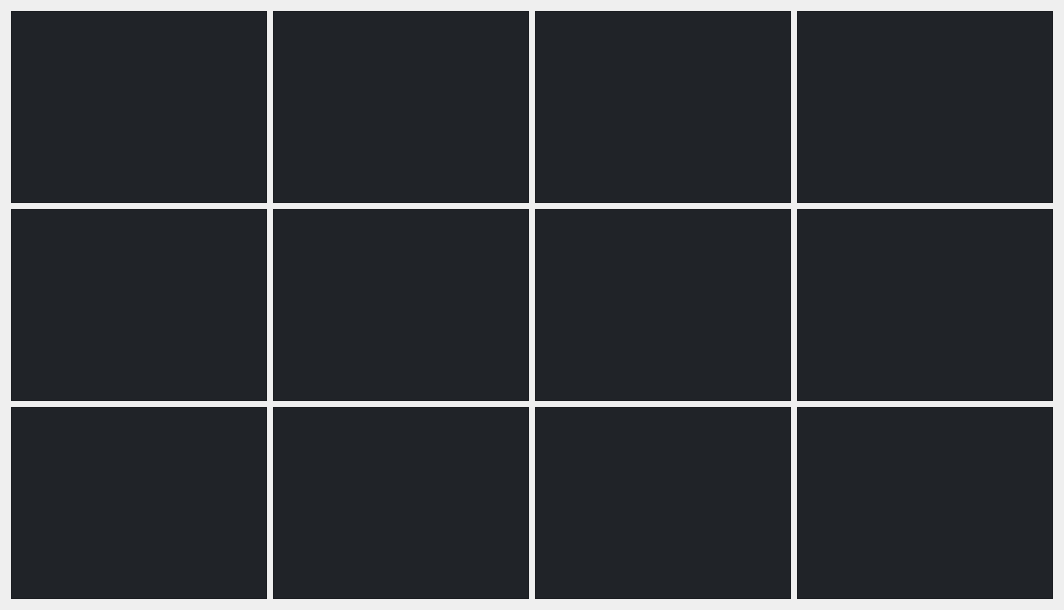
        <widget class="QWidget" name="page_8">
         <layout class="QGridLayout" name="gridLayout_3">
          <item row="2" column="1">
           <widget class="QGraphicsView" name="mimage_18">
            <property name="styleSheet">
             <string notr="true">background-color: #202328;</string>
            </property>
           </widget>
          </item>
          <item row="0" column="3">
           <widget class="QGraphicsView" name="mimage_12">
            <property name="styleSheet">
             <string notr="true">background-color: #202328;</string>
            </property>
           </widget>
          </item>
          <item row="2" column="0">
           <widget class="QGraphicsView" name="mimage_17">
            <property name="styleSheet">
             <string notr="true">background-color: #202328;</string>
            </property>
           </widget>
          </item>
          <item row="1" column="3">
           <widget class="QGraphicsView" name="mimage_16">
            <property name="styleSheet">
             <string notr="true">background-color: #202328;</string>
            </property>
           </widget>
          </item>
          <item row="2" column="3">
           <widget class="QGraphicsView" name="mimage_20">
            <property name="styleSheet">
             <string notr="true">background-color: #202328;</string>
            </property>
           </widget>
          </item>
          <item row="0" column="0">
           <widget class="QGraphicsView" name="mimage_9">
            <property name="styleSheet">
             <string notr="true">background-color: #202328;</string>
            </property>
           </widget>
          </item>
          <item row="1" column="1">
           <widget class="QGraphicsView" name="mimage_14">
            <property name="styleSheet">
             <string notr="true">background-color: #202328;</string>
            </property>
           </widget>
          </item>
          <item row="1" column="2">
           <widget class="QGraphicsView" name="mimage_15">
            <property name="styleSheet">
             <string notr="true">background-color: #202328;</string>
            </property>
           </widget>
          </item>
          <item row="2" column="2">
           <widget class="QGraphicsView" name="mimage_19">
            <property name="styleSheet">
             <string notr="true">background-color: #202328;</string>
            </property>
           </widget>
          </item>
          <item row="0" column="1">
           <widget class="QGraphicsView" name="mimage_10">
            <property name="styleSheet">
             <string notr="true">background-color: #202328;</string>
            </property>
           </widget>
          </item>
          <item row="0" column="2">
           <widget class="QGraphicsView" name="mimage_11">
            <property name="styleSheet">
             <string notr="true">background-color: #202328;</string>
            </property>
           </widget>
          </item>
          <item row="1" column="0">
           <widget class="QGraphicsView" name="mimage_13">
            <property name="styleSheet">
             <string notr="true">background-color: #202328;</string>
            </property>
           </widget>
          </item>
         </layout>
        </widget>
